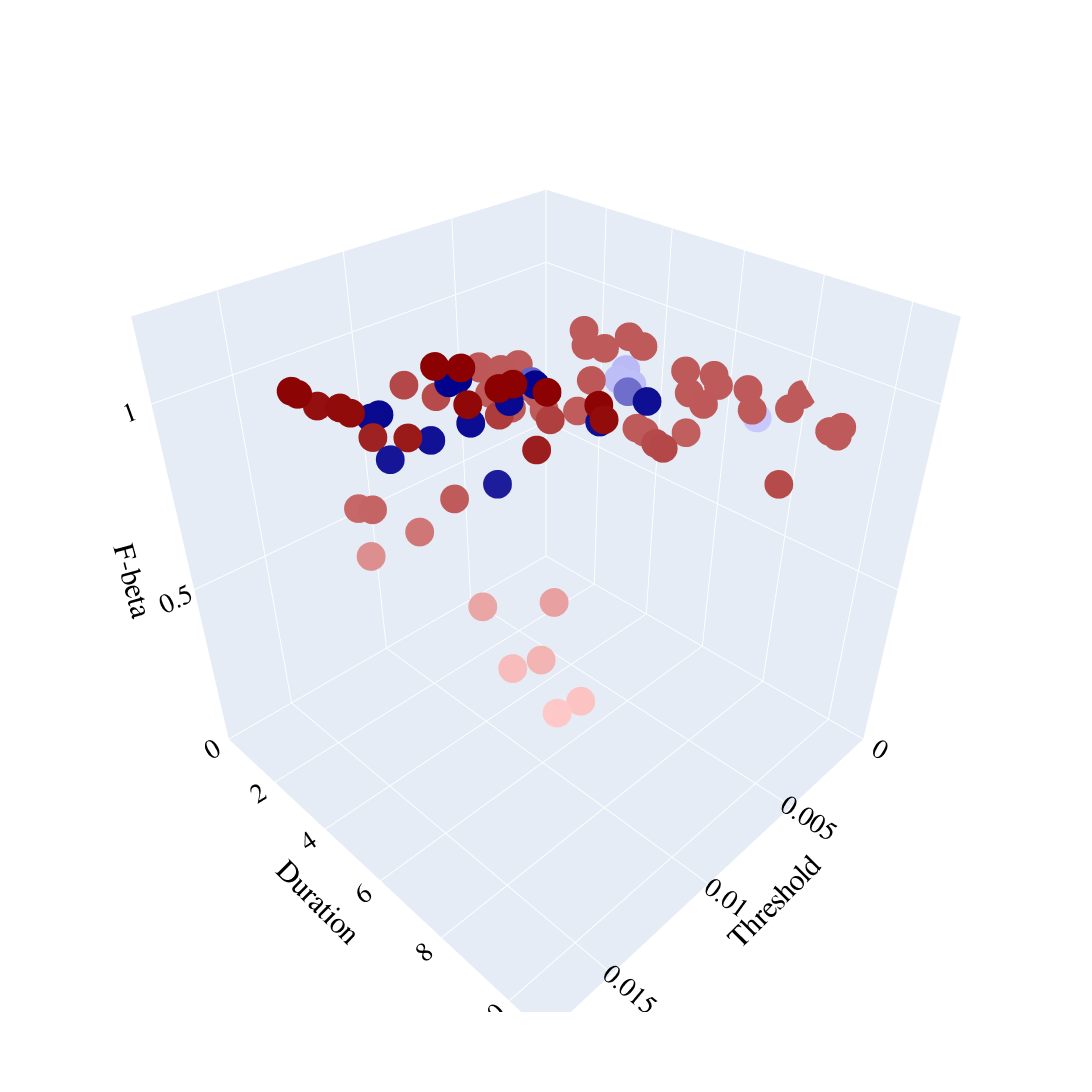

The notebook cell saved with this chart:
### Code cell
import plotly.graph_objects as go
import numpy as np

# Load the data
D = np.load('D.npy')

# Get the number of rows in D
num_D = D.shape[0]

# Define stage_virtual_num to determine the cutoff for red vs. blue
stage_virtual_num = 65  # Set your desired value for stage_virtual_num, ensure it's an integer

# -----------------------
# Customization variables:
# -----------------------
FONT_FAMILY = 'Times New Roman'    # Global font family
GLOBAL_FONT_SIZE = 18              # Global font size for texts
AXIS_TITLE_FONT_SIZE = 30          # Font size for axis titles
TICK_FONT_SIZE = 18                # Font size for axis tick labels
MARKER_SIZE = 10                   # Marker size for scatter points (enlarged for better visibility)

# Color definitions for the red and blue color scales:
RED_LIGHT = 'rgb(255, 200, 200)'     # Light red
RED_DARK = 'rgb(139, 0, 0)'           # Dark red
BLUE_LIGHT = 'rgb(200, 200, 255)'     # Light blue
BLUE_DARK = 'rgb(0, 0, 139)'          # Dark blue

# -----------------------
# Split the data into parts
# -----------------------
thresholds = D[:, 0]
durations = D[:, 1]
F_beta = D[:, 2]

# Create a 3D scatter plot
fig = go.Figure()

# Define red color scale using the customization variables
red_colorscale = [
    [0.0, RED_LIGHT],
    [1.0, RED_DARK]
]

# Add red-colored points for the first stage_virtual_num data
fig.add_trace(go.Scatter3d(
    x=thresholds[:stage_virtual_num],      # x-axis data (first part)
    y=durations[:stage_virtual_num],         # y-axis data (first part)
    z=F_beta[:stage_virtual_num],            # z-axis data (first part)
    mode='markers',
    marker=dict(
        size=MARKER_SIZE,
        color=F_beta[:stage_virtual_num],    # color determined by F-beta values
        colorscale=red_colorscale,
        showscale=False                      # Cancel colorbar
    ),
    name='Virtual Environment Optimization',
    showlegend=False                         # Cancel legend
))

# Define blue color scale using the customization variables
blue_colorscale = [
    [0.0, BLUE_LIGHT],
    [1.0, BLUE_DARK]
]

# Add blue-colored points for the remaining data
fig.add_trace(go.Scatter3d(
    x=thresholds[stage_virtual_num:],      # x-axis data (second part)
    y=durations[stage_virtual_num:],         # y-axis data (second part)
    z=F_beta[stage_virtual_num:],            # z-axis data (second part)
    mode='markers',
    marker=dict(
        size=MARKER_SIZE,
        color=F_beta[stage_virtual_num:],    # color determined by F-beta values
        colorscale=blue_colorscale,
        showscale=False                      # Cancel colorbar
    ),
    name='Real World Optimization',
    showlegend=False                         # Cancel legend
))

# Set axis labels, fonts, axis limits, and ranges
fig.update_layout(
    scene=dict(
        xaxis=dict(
            title='Threshold',
            titlefont=dict(family=FONT_FAMILY, size=AXIS_TITLE_FONT_SIZE, color='black'),
            tickfont=dict(family=FONT_FAMILY, size=TICK_FONT_SIZE, color='black'),
            range=[0, 0.018]   # x-axis range
        ),
        yaxis=dict(
            title='Duration',
            titlefont=dict(family=FONT_FAMILY, size=AXIS_TITLE_FONT_SIZE, color='black'),
            tickfont=dict(family=FONT_FAMILY, size=TICK_FONT_SIZE, color='black'),
            range=[0, 11]     # y-axis range
        ),
        zaxis=dict(
            title='F-beta',
            titlefont=dict(family=FONT_FAMILY, size=AXIS_TITLE_FONT_SIZE, color='black'),
            tickfont=dict(family=FONT_FAMILY, size=TICK_FONT_SIZE, color='black'),
            range=[0.0, 1.2]  # z-axis range
        ),
        camera=dict(
            eye=dict(x=1.25, y=1.25, z=1.25),
            projection=dict(type="perspective")  # Use perspective projection
        )
    ),
    font=dict(family=FONT_FAMILY, size=GLOBAL_FONT_SIZE, color='black'),  # Global font settings
    autosize=False,
    width=1600,   # Figure width in pixels
    height=1600,  # Figure height in pixels
    showlegend=False  # Global setting to cancel legend
)

# Show the plot
fig.show()

### Figure 1 — Plotly figure (JSON) as saved in the notebook; plotly's stock layout.template omitted (floating-point values rounded to 4 significant figures)
{"data": [{"marker": {"color": [0.7487, 0.9633, 0.9094, 0.9094, 0.7344, 1.068, 0.9083, 1.069, 0.9127, 1.018, 0.9091, 0.7121, 1.067, 1.056, 0.9378, 1.044, 0.9116, 0.8599, 0.9091, 0.9091, 0.9023, 0.9354, 0.9059, 0.9091, 0.9092, 0.9091, 0.9092, 0.9428, 0.9565, 0.909, 1.07, 0.9116, 0.9124, 0.9091, 0.9076, 1.063, 1.025, 1.05, 0.9365, 0.9091, 0.9091, 1.05, 1.068, 0.9124, 0.9427, 0.8907, 0.9078, 0.7834, 0.9091, 0.9091, 0.9091, 1.064, 1.064, 0.9091, 1.05, 0.9091, 1.01, 0.7755, 0.9107, 0.7216, 0.9091, 0.8163, 0.8861, 0.9091, 0.9091], "colorscale": [[0, "rgb(255, 200, 200)"], [1, "rgb(139, 0, 0)"]], "showscale": false, "size": 10}, "mode": "markers", "name": "Virtual Environment Optimization", "showlegend": false, "type": "scatter3d", "x": [0.01491, 0.009884, 0.005624, 0.002941, 0.01556, 0.01107, 0.007465, 0.01018, 0.006912, 0.01163, 0.0002012, 0.01571, 0.00979, 0.01187, 0.007155, 0.01498, 0.008254, 0.01471, 0.0008196, 0.00624, 0.005132, 0.009973, 0.006662, 0.0014, 0.006648, 0.001276, 0.002422, 0.01033, 0.008791, 0.0062, 0.0106, 0.006423, 0.004739, 0.007972, 0.01345, 0.009209, 0.01397, 0.01464, 0.006411, 0.001919, 0.00123, 0.01467, 0.01069, 0.00685, 0.007332, 0.01537, 0.006781, 0.01325, 0.001632, 0.001728, 0.002296, 0.01528, 0.01526, 0.002607, 0.009491, 0.001623, 0.01446, 0.01477, 0.003306, 0.01503, 0.001175, 0.01601, 0.01557, 0.001126, 0.001816], "y": [8.983, 4.705, 2.528, 6.184, 8.688, 3.652, 4.491, 5.313, 2.109, 6.855, 7.96, 9.854, 5.997, 5.169, 7.401, 3.033, 3.994, 5.678, 3.3, 6.642, 7.19, 2.795, 5.0, 8.142, 3.639, 9.376, 7.629, 2.002, 5.478, 6.419, 4.107, 2.463, 4.299, 3.124, 5.808, 7.0, 4.956, 3.806, 9.992, 9.523, 6.981, 3.493, 5.254, 2.022, 7.679, 4.827, 3.894, 8.291, 5.431, 6.406, 3.324, 2.488, 2.685, 2.909, 7.297, 2.278, 4.285, 7.41, 6.751, 9.995, 6.023, 5.191, 4.554, 3.895, 9.302], "z": [0.7487, 0.9633, 0.9094, 0.9094, 0.7344, 1.068, 0.9083, 1.069, 0.9127, 1.018, 0.9091, 0.7121, 1.067, 1.056, 0.9378, 1.044, 0.9116, 0.8599, 0.9091, 0.9091, 0.9023, 0.9354, 0.9059, 0.9091, 0.9092, 0.9091, 0.9092, 0.9428, 0.9565, 0.909, 1.07, 0.9116, 0.9124, 0.9091, 0.9076, 1.063, 1.025, 1.05, 0.9365, 0.9091, 0.9091, 1.05, 1.068, 0.9124, 0.9427, 0.8907, 0.9078, 0.7834, 0.9091, 0.9091, 0.9091, 1.064, 1.064, 0.9091, 1.05, 0.9091, 1.01, 0.7755, 0.9107, 0.7216, 0.9091, 0.8163, 0.8861, 0.9091, 0.9091]}, {"marker": {"color": [0.9272, 0.8285, 0.9123, 1.02, 1.02, 1.028, 1.03, 1.029, 0.8299, 0.8283, 0.9992, 1.014, 1.014, 0.8178, 0.8324, 1.016, 1.026, 1.012, 1.022, 1.007], "colorscale": [[0, "rgb(200, 200, 255)"], [1, "rgb(0, 0, 139)"]], "showscale": false, "size": 10}, "mode": "markers", "name": "Real World Optimization", "showlegend": false, "type": "scatter3d", "x": [0.006651, 0.004859, 0.004474, 0.01389, 0.01359, 0.01075, 0.01015, 0.01038, 0.002063, 0.001982, 0.01345, 0.00895, 0.006873, 0.000553, 0.001275, 0.01187, 0.008828, 0.01336, 0.01014, 0.01488], "y": [3.593, 2.712, 5.234, 3.78, 3.797, 3.82, 3.661, 3.834, 3.67, 4.055, 7.01, 6.894, 6.98, 7.038, 3.478, 5.231, 5.073, 5.15, 5.174, 5.12], "z": [0.9272, 0.8285, 0.9123, 1.02, 1.02, 1.028, 1.03, 1.029, 0.8299, 0.8283, 0.9992, 1.014, 1.014, 0.8178, 0.8324, 1.016, 1.026, 1.012, 1.022, 1.007]}], "layout": {"autosize": false, "font": {"color": "black", "family": "Times New Roman", "size": 18}, "height": 1600, "scene": {"camera": {"eye": {"x": 1.25, "y": 1.25, "z": 1.25}, "projection": {"type": "perspective"}}, "xaxis": {"range": [0, 0.018], "tickfont": {"color": "black", "family": "Times New Roman", "size": 18}, "title": {"font": {"color": "black", "family": "Times New Roman", "size": 30}, "text": "Threshold"}}, "yaxis": {"range": [0, 11], "tickfont": {"color": "black", "family": "Times New Roman", "size": 18}, "title": {"font": {"color": "black", "family": "Times New Roman", "size": 30}, "text": "Duration"}}, "zaxis": {"range": [0, 1.2], "tickfont": {"color": "black", "family": "Times New Roman", "size": 18}, "title": {"font": {"color": "black", "family": "Times New Roman", "size": 30}, "text": "F-beta"}}}, "showlegend": false, "width": 1600}}
